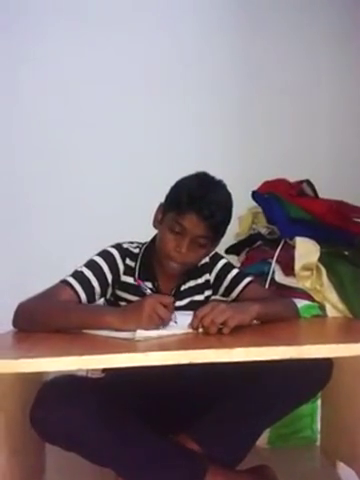
#> input picture dataloader/corrupted/image_based/33.png, 360 x 480 px; its folder holds only this picture in this run
$ python -i corruptions.py   (imports and definitions only)   (older library calls are emulated)
#> lines starting #> are read from the running program, lines starting #| are printed output that depends on the picture
import math
import os
from abc import abstractmethod
from io import BytesIO

# import arcade
import cv2
import numpy as np
import skimage as sk
from PIL import Image as PILImage
from PIL import ImageEnhance, ImageOps
# from dataloader.corrupted.image_based.PythonShaders.ShaderToy import Shadertoy
from scipy.ndimage.interpolation import map_coordinates
from skimage.color.colorconv import rgb2hsv, hsv2rgb
from skimage.filters import gaussian
import numpy as np
from scipy.ndimage import gaussian_filter

from constants import CorruptionConstants as const
from dataloader.corrupted.corruption_utils import disk, MotionImage, clipped_zoom, plasma_fractal


# [256 lines left out: functions gaussian_noise, shot_noise, impulse_noise, speckle_noise, gaussian_blur, glass_blur and 12 more, not called in this run]


def elastic_transform(image, severity=1):
#> called with severity = 1
    c = [(244 * 2, 244 * 0.7, 244 * 0.1),  # 244 should have been 224, but ultimately nothing is incorrect
         (244 * 2, 244 * 0.08, 244 * 0.2),
         (244 * 0.05, 244 * 0.01, 244 * 0.02),
         (244 * 0.07, 244 * 0.01, 244 * 0.02),
         (244 * 0.12, 244 * 0.01, 244 * 0.02)][severity - 1]

    image = np.array(image, dtype=np.float32) / 255.
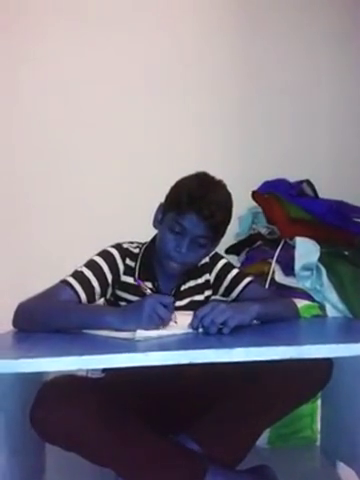
#> image: shape (480, 360, 3) float32; mean of channels 0, 1, 2 0.541, 0.493, 0.504; drawn as B, G, R
    shape = image.shape
#> shape = (480, 360, 3)
    shape_size = shape[:2]
#> shape_size = (480, 360)

    # random affine
    center_square = np.float32(shape_size) // 2
#> center_square = [240, 180]
    square_size = min(shape_size) // 3
#> square_size = 120
    pts1 = np.float32([center_square + square_size,
                       [center_square[0] + square_size, center_square[1] - square_size],
                       center_square - square_size])
#> pts1 = [[360, 300], [360, 60], [120, 60]]
    pts2 = pts1 + np.random.uniform(-c[2], c[2], size=pts1.shape).astype(np.float32)
    M = cv2.getAffineTransform(pts1, pts2)
    image = cv2.warpAffine(image, M, shape_size[::-1], borderMode=cv2.BORDER_REFLECT_101)
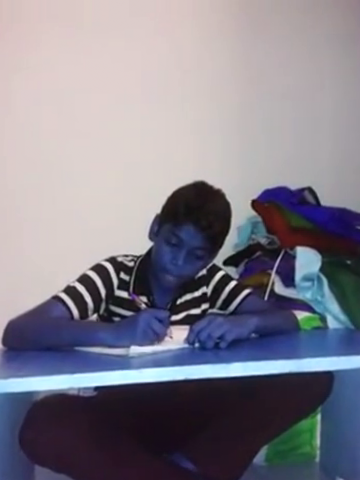
#> image: shape (480, 360, 3) float32; mean of channels 0, 1, 2 0.547, 0.502, 0.514; drawn as B, G, R

    dx = (gaussian(np.random.uniform(-1, 1, size=shape[:2]),
                   c[1], mode='reflect', truncate=3) * c[0]).astype(np.float32)
    dy = (gaussian(np.random.uniform(-1, 1, size=shape[:2]),
                   c[1], mode='reflect', truncate=3) * c[0]).astype(np.float32)
    dx, dy = dx[..., np.newaxis], dy[..., np.newaxis]

    x, y, z = np.meshgrid(np.arange(shape[1]), np.arange(shape[0]), np.arange(shape[2]))
    indices = np.reshape(y + dy, (-1, 1)), np.reshape(x + dx, (-1, 1)), np.reshape(z, (-1, 1))
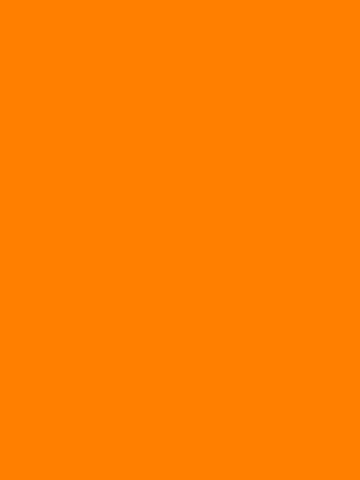
#> z: shape (480, 360, 3) int64; mean of channels 0, 1, 2 0, 1, 2; drawn with min black and max white
    return np.clip(map_coordinates(image, indices, order=1, mode='reflect').reshape(shape), 0, 1) * 255
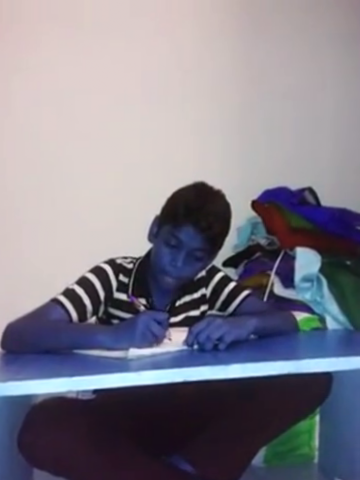
#> returned value: shape (480, 360, 3) float32; mean of channels 0, 1, 2 139.8, 128.4, 131.3; drawn as B, G, R


# [103 lines left out: functions sun_glare, wildfire_smoke, dust, rain, not called in this run]


def no_corruption(x, severity=1):
    return np.array(x)


corruption_name_to_function = {
    const.NO_CORRUPTION: no_corruption,
    const.GAUSSIAN_NOISE: gaussian_noise,
    const.SHOT_NOISE: shot_noise,
    const.IMPULSE_NOISE: impulse_noise,
    const.SPECKLE_NOISE: speckle_noise,
    const.GAUSSIAN_BLUR: gaussian_blur,
    const.GLASS_BLUR: glass_blur,
    const.DEFOCUS_BLUR: defocus_blur,
    const.MOTION_BLUR: motion_blur,
    const.ZOOM_BLUR: zoom_blur,
    const.FOG: fog,
    const.FROST: frost,
    const.SNOW: snow,
    const.SPATTER: spatter,
    const.CONTRAST: contrast,
    const.BRIGHTNESS: brightness,
    const.SATURATE: saturate,
    const.JPEG_COMPRESSION: jpeg_compression,
    const.PIXELATE: pixelate,
    const.ELASTIC_TRANSFORM: elastic_transform,
    const.SUN_GLARE: sun_glare,
    const.WILDFIRE_SMOKE: wildfire_smoke,
    const.DUST: dust,
    const.RAIN: rain
}


class BaseImageCorruptionGenerator:

    # [5 lines left out: function __init__, not called in this run]

    @abstractmethod
    def fetch_corruption_transforms(self, num_frames):
        pass


class FixedDatasetCorruptionGenerator(BaseImageCorruptionGenerator):

    # [17 lines left out: functions __init__, fetch_corruption_transforms, not called in this run]


class FixedVideoCorruptionGenerator(BaseImageCorruptionGenerator):

    def __init__(self, corruption_severity_level):
        super().__init__()
        self._corruption_severity_level = corruption_severity_level

    # [11 lines left out: function fetch_corruption_transforms, not called in this run]


class MixedVideoCorruptionGenerator(BaseImageCorruptionGenerator):

    def __init__(self, corruption_severity_level):
        super().__init__()
        self._corruption_severity_level = corruption_severity_level

    # [9 lines left out: function fetch_corruption_transforms, not called in this run]


class StandardGenerator(BaseImageCorruptionGenerator):

    def __init__(self, corruption_severity_level):
        super().__init__()
        self._corruption_severity_level = 0

    # [7 lines left out: function fetch_corruption_transforms, not called in this run]

>>> import cv2
>>> picture = cv2.cvtColor(cv2.imread('33.png'), cv2.COLOR_BGR2RGB)
>>> result = elastic_transform(picture)
